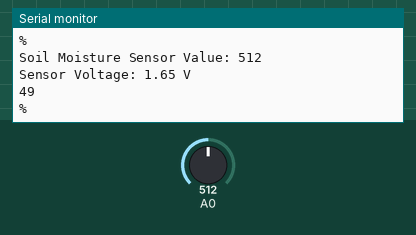
This sketch was run on a simulated Arduino Uno, built with avr-gcc and run on an emulated ATmega328P. Parts: the last lines printed to the serial monitor. The inputs (shaded band) are chosen by the test bench; at power-on: A0 = 512.

Above: at 1.2 s.
1.3 s: A0 set to 106
At 1.72 s:
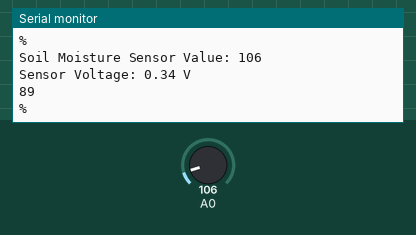
4.3 s: A0 set to 95
At 4.74 s:
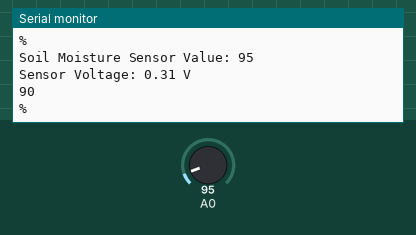
Timing chart, 0 to 7.3 s (numbered marks = the images above; inputs shaded):
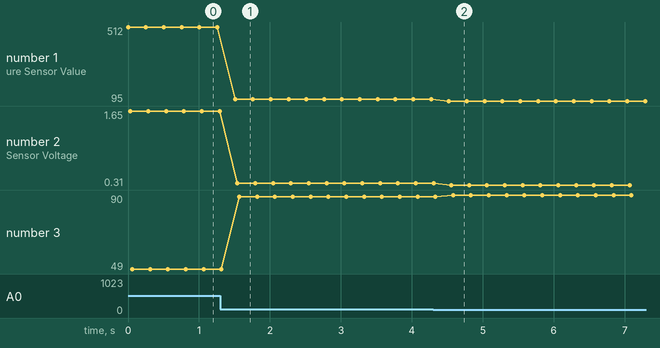

Measured:
- after the input at 1.3 s, the serial monitor: prints a new line after 0.21 s (image 1)
- after the input at 4.3 s, the serial monitor: prints a new line after 0.22 s (image 2)
- plotted number 1: 512 → 106 after the input at 1.3 s, 106 → 95 after the input at 4.3 s
- plotted number 2: 1.65 → 0.34 after the input at 1.3 s, 0.34 → 0.31 after the input at 4.3 s
- plotted number 3: 49 → 89 after the input at 1.3 s, 89 → 90 after the input at 4.3 s

The sketch:

Capacitive_Soil_Moisture_Sensor.ino
```cpp
//int soil_pin = A0;

//Censor Calibration for accuracy
const int constant_in_AirValue = 1023;
const int constant_in_waterValue = 0;

int soilMoistureValue = 0;
int soilMoisuturePercent = 0;
float sensor_voltage = 0;

void setup() {
  Serial.begin(9600);
  pinMode(A0, INPUT);
}

void loop() {
  soilMoistureValue = analogRead(A0);
  Serial.print("Soil Moisture Sensor Value: ");
  Serial.println(soilMoistureValue);

  sensor_voltage = (soilMoistureValue / 1023.0) * 3.3;
  Serial.print("Sensor Voltage: ");
  Serial.print(sensor_voltage);
  Serial.println(" V");

  soilMoisuturePercent = map(soilMoistureValue, constant_in_AirValue, constant_in_waterValue, 0, 100);
  if(soilMoisuturePercent >= 100){
    Serial.println("100 %");
  }else if(soilMoisuturePercent <= 0){
    Serial.println("0 %");
  }else if(soilMoisuturePercent >0 && soilMoisuturePercent < 100){
    Serial.println(soilMoisuturePercent);
    Serial.println("%");
  }

  delay(250); //slight delay between readings
}
```
